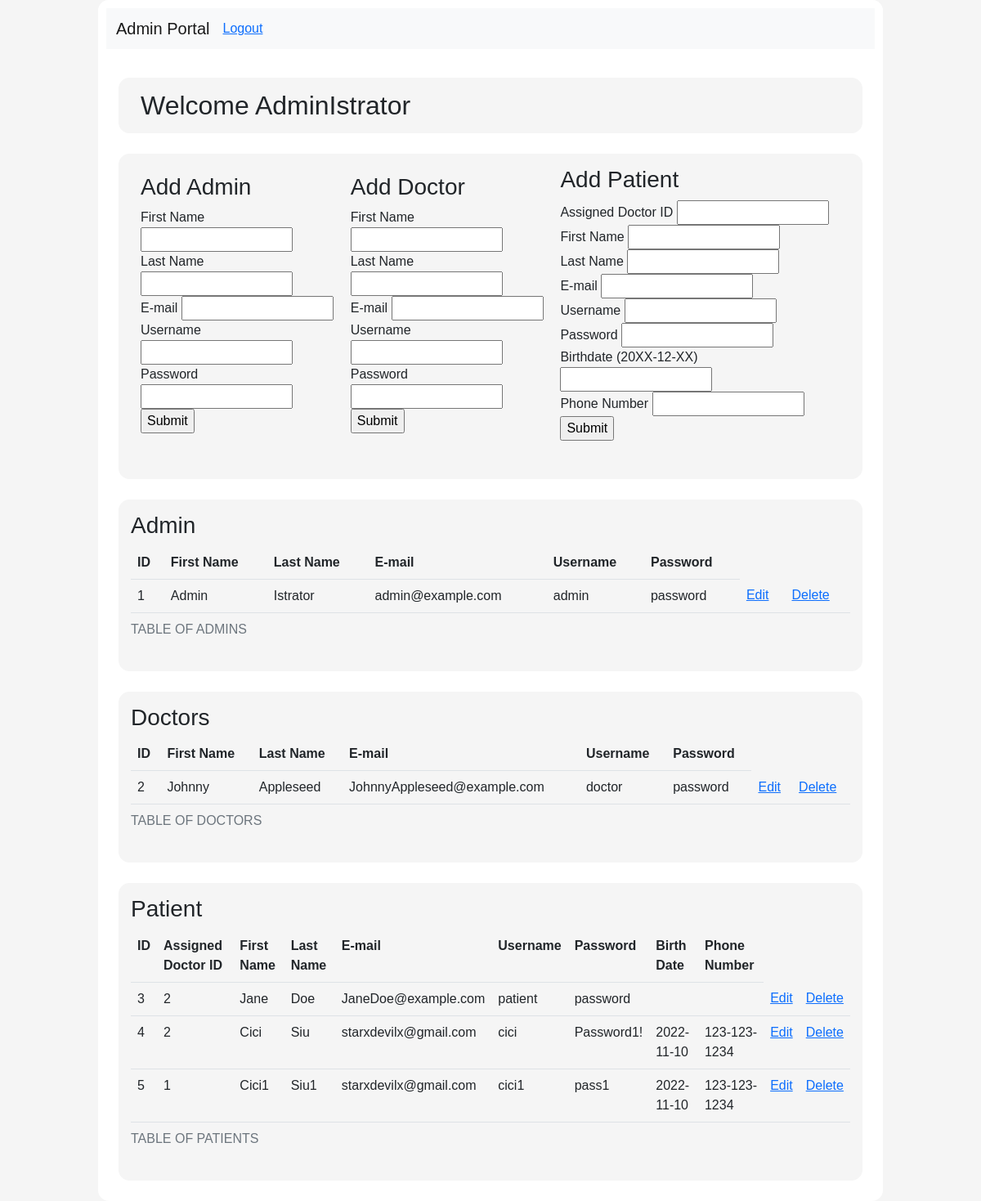
The page /html/admin/adminPortal.php (signed in) on the database its author committed.
### tables this page shows
CREATE TABLE `Users` (
  `id` int(11) UNSIGNED NOT NULL,
  `first_name` varchar(255) DEFAULT NULL,
  `last_name` varchar(255) DEFAULT NULL,
  `email` varchar(255) DEFAULT NULL,
  `userpassword` varchar(64) NOT NULL,
  `role` enum('ADMIN','DOCTOR','PATIENT') DEFAULT NULL,
  `username` varchar(255) NOT NULL,
  `assigned_doctorId` int(11) DEFAULT NULL,
  `birthdate` date DEFAULT NULL,
  `phone` varchar(255) DEFAULT NULL,
  `address` varchar(255) DEFAULT NULL,
  `emerCon_name` varchar(255) DEFAULT NULL,
  `emerCon_phone` varchar(255) DEFAULT NULL,
  `emerCon_relation` varchar(255) DEFAULT NULL
);

### html/admin/adminPortal.php (the view, shortened to what this page needs)
<!DOCTYPE html>
<html lang="en">
<head>
  <link href="https://cdn.jsdelivr.net/npm/bootstrap@5.2.2/dist/css/bootstrap.min.css" rel="stylesheet" />
  <link rel="stylesheet" href="../../css/style.css?v=<?php echo time(); ?>" />
</head>
<body>
  <div class="body">
    <header>
      <nav class="navbar navbar-expand-lg navbar-light bg-light justify-content-center nav-fill">
        <div class="container-fluid">
          <a class="navbar-brand mb-0 h1" href="patientPortal.php">Admin Portal</a>
          <div class="collapse navbar-collapse" id="navbarNavAltMarkup">
            <div class="navbar-nav">
            <a href="../logout.php">Logout</a>
            </div>
          </div>
        </div>
      </nav>
    </header>
    <section>
      <div class="container" style="display: block;">
        <h2 style="margin: 0px;">
          <?php
          $conn = new mysqli("localhost", "root", "", "pregnancy");
          $sessionUserId = $_SESSION['sessionUserId'];
          $sql = "SELECT * FROM Users WHERE id = $sessionUserId";
          $result1 = mysqli_query($conn, $sql);
          $user = mysqli_fetch_all($result1, MYSQLI_ASSOC);
          foreach ($user as $user1) {
            $first = $user1['first_name'];
            $last = $user1['last_name'];
          }
          echo "Welcome " . $first  . $last;
          ?>
        </h2>
      </div>
    </section>
    <section>
      <div class="container" >
        <div>
        <h3>Add Admin</h3>
        <table class="table table-hover">
          <tbody>
          <form name="frmContact" method="post" action="adminAddAdminAction.php">
              <p>
                  <label for="firstname">First Name </label>
                  <input type="text" name="firstName" id="firstName" required> <br/>
                  <label for="lastname">Last Name</label>
                  <input type="text" name="lastName" id="lastName" required> <br/>
                  <label for="email">E-mail</label>
                  <input type="text" name="email" id="email" required> <br/>
                  <label for="username">Username</label>
                  <input type="text" name="username" id="username" required> <br/>
                  <label for="password">Password</label>
                  <input type="text" name="password" id="password" required> <br/>
                  <input type="submit" name="Submit" id="Submit" value="Submit">
              </p>
          </form>
          </tbody>
        </table>
      </div>
        <div>
          <h3>Add Doctor</h3>
          <table class="table table-hover">
            <tbody>
            <form name="frmContact" method="post" action="adminAddDoctorAction.php">
                <p>
                    <label for="firstname">First Name </label>
                    <input type="text" name="firstName" id="firstName" required> <br/>
                    <label for="lastname">Last Name</label>
                    <input type="text" name="lastName" id="lastName" required> <br/>
                    <label for="email">E-mail</label>
                    <input type="text" name="email" id="email" required> <br/>
                    <label for="username">Username</label>
                    <input type="text" name="username" id="username" required> <br/>
                    <label for="password">Password</label>
                    <input type="text" name="password" id="password" required> <br/>
                    <input type="submit" name="Submit" id="Submit" value="Submit">
                </p>
            </form>
            </tbody>
          </table>
        </div>
        <div>
          <h3>Add Patient</h3>
          <table class="table table-hover">
            <tbody>
            <form name="frmContact" method="post" action="adminAddPatientAction.php">
                <p>
                    <label for="assDocId">Assigned Doctor ID</label>
                    <input type="text" name="assignedDoctorId" id="assignedDoctorId" required> <br/>
                    <label for="firstname">First Name </label>
                    <input type="text" name="firstName" id="firstName" required> <br/>
                    <label for="lastname">Last Name</label>
                    <input type="text" name="lastName" id="lastName" required> <br/>
                    <label for="email">E-mail</label>
                    <input type="text" name="email" id="email" required> <br/>
                    <label for="username">Username</label>
                    <input type="text" name="username" id="username" required> <br/>
                    <label for="password">Password</label>
                    <input type="text" name="password" id="password" required> <br/>
                    <label for="password">Birthdate (20XX-12-XX)</label>
                    <input type="text" name="birthdate" id="birthdate" required> <br/>
                    <label for="password">Phone Number</label>
                    <input type="text" name="phonenumber" id="phonenumber" required> <br/>
                    <input type="submit" name="Submit" id="Submit" value="Submit">
                </p>
            </form>
            </tbody>
          </table>
        </div>
      </div>
    </section>
    <section>
      <h3>Admin</h3>
      <table class="table table-hover">
        <caption>TABLE OF ADMINS</caption>
        <tr>
          <th>ID</th>
          <th>First Name</th>
          <th>Last Name</th>
          <th>E-mail</th>
          <th>Username</th>
          <th>Password</th>
        </tr>
        <?php
          $conn = new mysqli("localhost", "root", "", "pregnancy");
          $sql = "SELECT * FROM Users WHERE role = 'ADMIN' ";
          $result = $conn->query($sql);
          while($row = $result->fetch_assoc()) {
          echo "
          <tr>
            <td>".$row['id']."</td>
            <td>".$row['first_name']."</td>
            <td>".$row['last_name']."</td>
            <td>".$row['email']."</td>
            <td>".$row['username']."</td>
            <td>".$row['userpassword']."</td>
            <td><a href='adminEditAdmin.php?a="   . $row['id'] . "'>Edit</a></td>
            <td><a href='adminDeleteAdmin.php?a=" . $row['id'] . "'>Delete</a></td>
          </tr>
          ";
          }
        ?>
      </table>
    </section>
    <section>
      <h3>Doctors</h3>
      <table class="table table-hover">
        <caption>TABLE OF DOCTORS</caption>
        <tr>
          <th>ID</th>
          <th>First Name</th>
          <th>Last Name</th>
          <th>E-mail</th>
          <th>Username</th>
          <th>Password</th>
        </tr>
        <?php
          $conn = new mysqli("localhost", "root", "", "pregnancy");
          $sql = "SELECT * FROM Users WHERE role = 'DOCTOR' ";
          $result = $conn->query($sql);
          while($row = $result->fetch_assoc()) {
          echo "
          <tr>
            <td>".$row['id']."</td>
            <td>".$row['first_name']."</td>
            <td>".$row['last_name']."</td>
            <td>".$row['email']."</td>
            <td>".$row['username']."</td>
            <td>".$row['userpassword']."</td>
            <td><a href='adminEditDoctor.php?a="   . $row['id'] . "'>Edit</a></td>
            <td><a href='adminDeleteDoctor.php?a=" . $row['id'] . "'>Delete</a></td>
          </tr>
          ";
          }
        ?>
      </table>
    </section>
    <section>
      <h3>Patient</h3>
      <table class="table table-hover">
        <caption>TABLE OF PATIENTS</caption>
        <tr>
          <th>ID</th>
          <th>Assigned Doctor ID</th>
          <th>First Name</th>
          <th>Last Name</th>
          <th>E-mail</th>
          <th>Username</th>
          <th>Password</th>
          <th>Birth Date</th>
          <th>Phone Number</th>
        </tr>
        <?php
          $conn = new mysqli("localhost", "root", "", "pregnancy");
          $sql = "SELECT * FROM Users WHERE role = 'PATIENT' ";
          $result = $conn->query($sql);
          while($row = $result->fetch_assoc()) {
          echo "
          <tr>
            <td>".$row['id']."</td>
            <td>".$row['assigned_doctorId']."</td>
            <td>".$row['first_name']."</td>
            <td>".$row['last_name']."</td>
            <td>".$row['email']."</td>
            <td>".$row['username']."</td>
            <td>".$row['userpassword']."</td>
            <td>".$row['birthdate']."</td>
            <td>".$row['phone']."</td>
            <td><a href='adminEditPatient.php?a="   . $row['id'] . "'>Edit</a></td>
            <td><a href='adminDeletePatient.php?a=" . $row['id'] . "'>Delete</a></td>
          </tr>
          ";
          }
        ?>
      </table>
    </section>
      </div>
  </body>
</html>

### css/style.css (style rules this page uses)
body { background-color: whitesmoke; display: flex; justify-content: center; align-items: center; font-family: Helvetica, Arial, sans-serif; }
header { background-color: white; border-top-left-radius: 10pt; border-top-right-radius: 10pt; padding: 10px; text-align: center; }
.body { background-color: white; border-radius: 10pt; width: 80%; min-height: 100vh; display: block; justify-content: center; align-items: center; }
section { background-color: whitesmoke; margin: 25px; padding: 15px; border-radius: 10pt; }

### html/admin/adminPortal.php (style rules this page uses)
.container { display: flex; flex-direction: row; justify-content: center; align-items: center; }

### rows shown on the page
users: first_name "Admin", last_name "Istrator", id "1", email "admin@example.com", username "admin", userpassword "password"
users: id "2", first_name "Johnny", last_name "Appleseed", email "JohnnyAppleseed@example.com", username "doctor", userpassword "password"
users: id "3", assigned_doctorId "2", first_name "Jane", last_name "Doe", email "JaneDoe@example.com", username "patient", userpassword "password"
users: id "4", assigned_doctorId "2", first_name "Cici", last_name "Siu", email "starxdevilx@gmail.com", username "cici", userpassword "Password1!", birthdate "2022-11-10", phone "123-123-1234"
users: id "5", assigned_doctorId "1", first_name "Cici1", last_name "Siu1", email "starxdevilx@gmail.com", username "cici1", userpassword "pass1", birthdate "2022-11-10", phone "123-123-1234"
